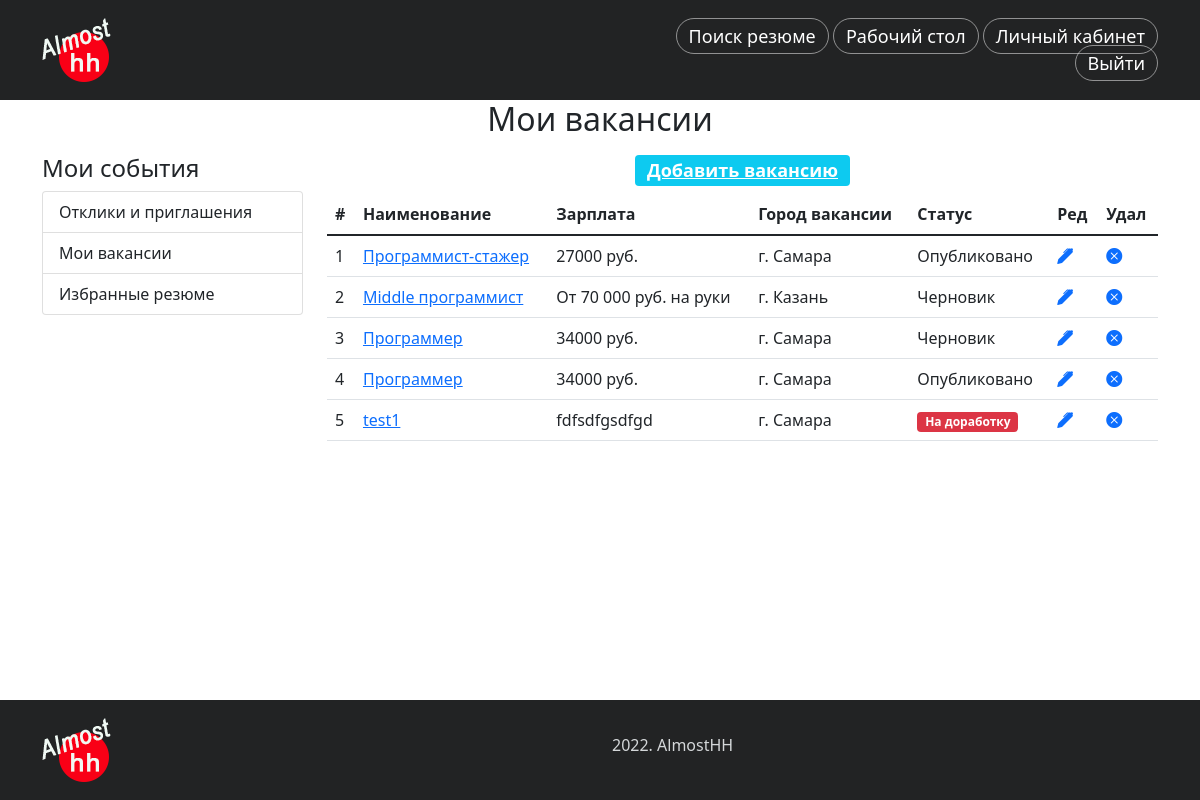
Screenshot of /portal/my_vacancies/ (signed in) with the database file from the repository.
### portal/models.py (models this page shows, shortened)
class Vacancy(models.Model):
    STATUS_CHOICES = (
        ('draft', 'Черновик'),
        ('send', 'Отправлено'),
        ('published', 'Опубликовано'),
        ('rework', 'На доработку'),
    )
    title = models.CharField(max_length=100, verbose_name='Наименование')
    slug = models.SlugField(max_length=100, verbose_name='Слаг')
    salary = models.CharField(max_length=150, verbose_name='Зарплата')
    company = models.ForeignKey(CompanyCard, on_delete=models.CASCADE,
                                verbose_name='Компания',
                                related_name='vacancies')
    description = models.TextField(verbose_name='Описание вакансии')
    address = models.CharField(max_length=200, verbose_name='Адрес вакансии')
    publish = models.DateTimeField(default=timezone.now)
    created = models.DateTimeField(auto_now_add=True)
    updated = models.DateTimeField(auto_now=True)
    comment = models.TextField(verbose_name='Комментарий', blank=True)
    status = models.CharField(max_length=15, choices=STATUS_CHOICES,
                              default='draft',
                              verbose_name='Статус')

### portal/views.py (the view)
# urls.py: path('my_vacancies/', views.my_vacancies, name='my_vacancies'),
@login_required
@permission_required('portal.add_vacancy')
def my_vacancies(request):
    vacs = Vacancy.objects.filter(company=request.user.companycard)
    return render(request, 'portal/account/my_vacancies.html', {'vacs': vacs})

### portal/templates/portal/account/my_vacancies.html (shortened to what this page needs)
{% extends "news/base.html" %}
{% block content %}
<div class="container">
    <div class="row">
        <div class="col text-center">
            <h1 class="mb-3">Мои вакансии </h1>
        </div>
    </div>
    <div class="row">
        <div class="col-3">
            <div class="left-menu">
                    {% include 'portal/account/includes/dashboard_menu.html' %}
            </div>
        </div>
        <div class="col-9">
            <h4 class=" text-center"><a href="{% url 'portal:add_vacancy' %}"
                       class="badge bg-info">Добавить вакансию</a></h4>
            <div class="my-vacancies">
                <table class="table">
                    <thead>
                        <tr>
                            <th>#</th>
                            <th>Наименование</th>
                            <th>Зарплата</th>
                            <th>Город вакансии</th>
                            <th>Статус</th>
                            <th>Ред</th>
                            <th>Удал</th>
                        </tr>
                    </thead>
                    <tbody>
                        {% for vac in vacs %}
                        <tr>
                            <td>{{ forloop.counter }}</td>
                            <td><a href="{% url 'portal:vacancy_detail' vac.id %}">{{ vac.title }}</a></td>
                            <td>{{ vac.salary }}</td>
                            <td>{{ vac.address }}</td>
                            {% if vac.get_status_display == 'На доработку' %}
                            <td><span class="badge bg-danger">{{ vac.get_status_display }}</span></td>
                            {% else %}
                            <td>{{ vac.get_status_display }}</td>
                            {% endif %}
                            <td><a href="{% url 'portal:edit_vacancy' vac.id %}"><i class="bi bi-pen-fill"></i></a></td>
                            <td><a href="{% url 'portal:delete_vacancy' vac.id %}"><i class="bi bi-x-circle-fill"></i></a></td>
                        </tr>
                        {% empty %}
                        <h5>Пока еще не добавлено ни одной вакансии</h5>
                        {% endfor %}
                    </tbody>
                </table>
            </div>
        </div>
    </div>
</div>
{% endblock %}

### news/static/news/css/news.css (style rules this page uses)
h1 { font-size: 2.0rem; }

### rows the page displays
Vacancy: title "Программист-стажер", salary "27000 руб.", address "г. Самара", status "Опубликовано"
Vacancy: title "Middle программист", salary "От 70 000 руб. на руки", address "г. Казань", status "Черновик"
Vacancy: title "Программер", salary "34000 руб.", address "г. Самара", status "Черновик"
Vacancy: title "Программер", salary "34000 руб.", address "г. Самара", status "Опубликовано"
Vacancy: title "test1", salary "fdfsdfgsdfgd", address "г. Самара", status "На доработку"
